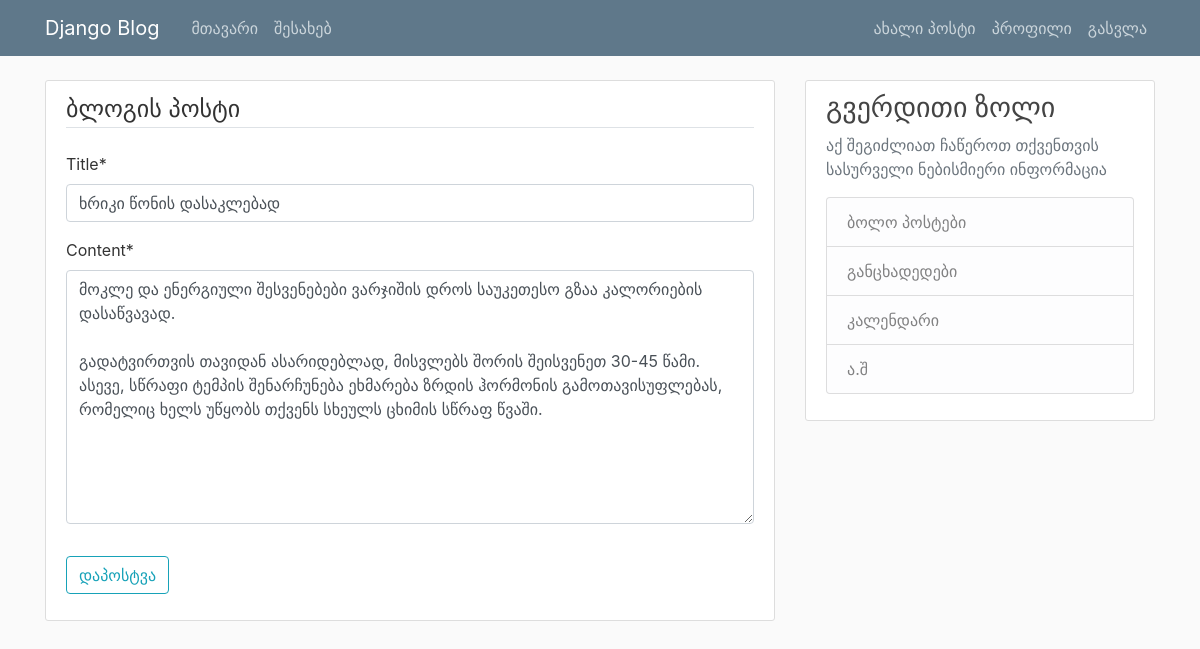
The app's page /post/31/update/ (signed in) with its own data.
### blog/models.py (models this page shows, shortened)
class Post(models.Model):
    title = models.CharField(max_length=100)
    content = models.TextField()
    date_posted = models.DateTimeField(default=timezone.now)
    author = models.ForeignKey(User, on_delete=models.CASCADE)

### blog/views.py (the view, shortened to what this page needs)
# urls.py: path('post/<int:pk>/update/', PostUpdateView.as_view(), name='post-update'),
class PostUpdateView(LoginRequiredMixin, UserPassesTestMixin, UpdateView):
    model = Post
    fields = ['title', 'content']
    def test_func(self):
        post = self.get_object()
        if self.request.user == post.author:
            return True
        return False

### blog/templates/blog/post_form.html (shortened to what this page needs)
{% extends "blog/base.html" %}
{% load crispy_forms_tags %}
{% block content %}
    <div class="content-section">
        <form method="POST">
            <fieldset class="form-group">
                <legend class="border-bottom mb-4">ბლოგის პოსტი</legend>
                {{ form|crispy }}
            </fieldset>
            <div class="form-group">
                <button class="btn btn-outline-info" type="submit">დაპოსტვა</button>
            </div>
        </form>
    </div>
{% endblock content %}

### blog/static/blog/main.css (style rules this page uses)
body { background: #fafafa; color: #333333; margin-top: 5rem; }
.content-section { background: #ffffff; padding: 10px 20px; border: 1px solid #dddddd; border-radius: 3px; margin-bottom: 20px; }

### records on screen
Post: title "ხრიკი წონის დასაკლებად", content "მოკლე და ენერგიული შესვენებები ვარჯიშის დროს საუკეთესო გზაა კალორიების დასაწვავად. გადატვირთვის თავიდან ასარიდებლად, მისვლებს შორის შეისვენეთ 30-45 წამი. ასევე, სწრაფი ტემპის შენარჩუნება ეხმარება ზრდის ჰორმონის გამოთავისუფლებას, რომელიც ხელს უწყობს თქვენს სხეულს ცხიმის სწრაფ წვაში."
